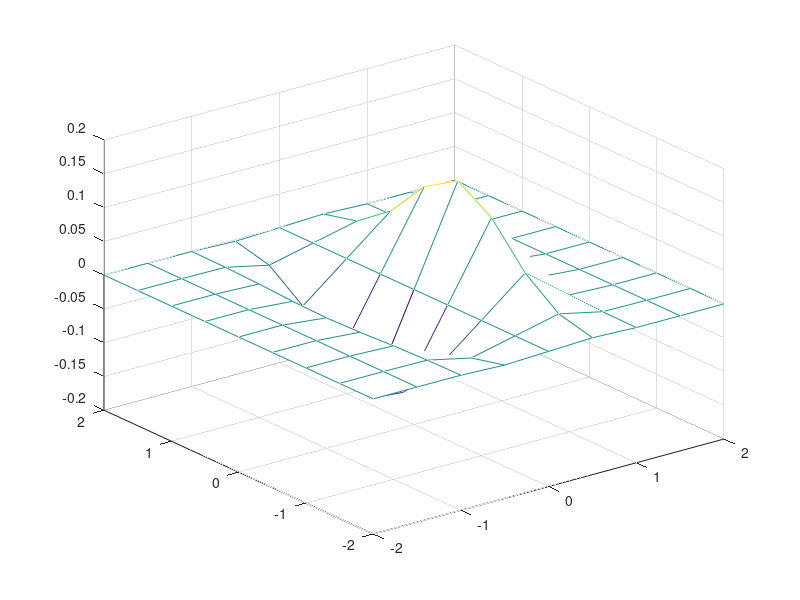

MATLAB code for this plot:
function graph_3D()
clc;
clear;
close all;
init();
% plot_3D();
% mesh_test();
% surf_test();
test();

end
function init()
global theta;
global t;
t = 0:pi/50:2*pi;
theta = 0:2*pi/100:2*pi;
end


function plot_3D()
%绘制三维曲线，plot3函数 
global t;
global theta;
x = 8*cos(t);
y =4*sqrt(2)*sin(t);
z = -4*sqrt(2)*sin(t);
plot3(x,y,z);
grid;
% plot3(x,y,t)
c1 =10;
c2 = 10;
c3= 10;
r =1;
%三维空间中圆的参数方程：(c1,c2,c3)圆心，a，b 向量(这里随机取的数据，应该是根据圆形状计算)
x = c1+ r*5*cos(theta)+r*20*sin(theta);%圆上各点的x坐标
y = c2+ r*2*cos(theta)+r*5*sin(theta);%圆上各点的x坐标
z = c3+ r*9*cos(theta)+r*15*sin(theta);%圆上各点的x坐标
figure
plot3(x,y,z)
end

function mesh_test()
%绘制网格曲面，mesh()
[a,b,c]= peaks(50);
figure
subplot(2,2,1); mesh(a,b,c);
subplot(2,2,2); meshc(a,b,c);
subplot(2,2,3); meshz(a,b,c);

end
function surf_test()
%绘制网格曲面，mesh()
z= peaks(50);
figure
subplot(2,2,1); surf(z);
subplot(2,2,2); surfc(z);
subplot(2,2,3); surfl(z);
subplot(2,2,4); surfl(z);
shading interp

end
function test()
xa = -2:0.5:2;
ya= xa;
[x,y]=meshgrid(xa,ya)
z = x.*exp(-5*x.^2 - y.^2)
mesh(x,y,z)
end
